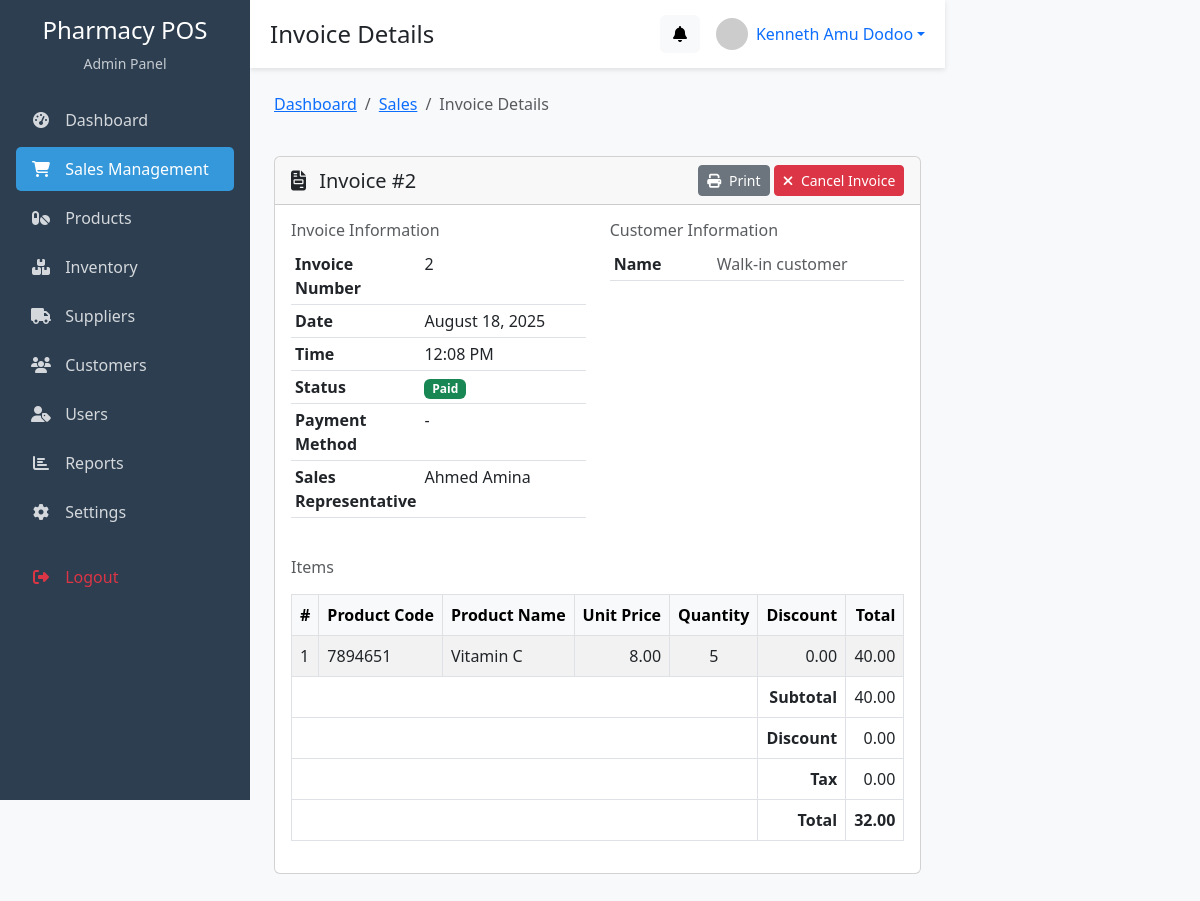
The app's page /admin/sales/invoice_details.php?id=2 (signed in) with its own data.
### tables this page shows
CREATE TABLE `users` (
  `user_id` int(11) NOT NULL,
  `role` enum('sales_rep','manager') DEFAULT NULL,
  `name` varchar(100) NOT NULL,
  `email` varchar(100) DEFAULT NULL,
  `phone` varchar(30) DEFAULT NULL,
  `password` varchar(255) NOT NULL,
  `status` enum('active','inactive') DEFAULT 'active',
  `created_at` timestamp NOT NULL DEFAULT current_timestamp()
);

CREATE TABLE `invoices` (
  `invoice_id` int(11) NOT NULL,
  `customer_id` int(11) DEFAULT NULL,
  `user_id` int(11) NOT NULL,
  `total_amount` decimal(10,2) NOT NULL,
  `payment_status` enum('pending','paid','cancelled') DEFAULT 'pending',
  `created_at` timestamp NOT NULL DEFAULT current_timestamp()
);

CREATE TABLE `invoice_items` (
  `invoice_item_id` int(11) NOT NULL,
  `invoice_id` int(11) NOT NULL,
  `product_id` int(11) NOT NULL,
  `quantity` int(11) NOT NULL,
  `price` decimal(10,2) NOT NULL,
  `subtotal` decimal(10,2) NOT NULL
);

CREATE TABLE `products` (
  `product_id` int(11) NOT NULL,
  `supplier_id` int(11) NOT NULL,
  `name` varchar(150) NOT NULL,
  `category` varchar(100) DEFAULT NULL,
  `batch_no` varchar(50) DEFAULT NULL,
  `expiry_date` date DEFAULT NULL,
  `stock_qty` int(11) DEFAULT 0,
  `reorder_level` int(11) DEFAULT 5,
  `cost_price` decimal(10,2) NOT NULL,
  `selling_price` decimal(10,2) NOT NULL,
  `created_at` timestamp NOT NULL DEFAULT current_timestamp()
);

### admin/sales/invoice_details.php (the view, shortened to what this page needs)
<?php
$page_title = "Invoice Details";
include_once '../includes/head.php';
$invoice_id = $_GET['id'];
$query = "SELECT i.*,
          u.name as sales_rep_name,
          c.name as customer_name, c.phone as customer_phone, c.email as customer_email
          FROM invoices i
          LEFT JOIN users u ON i.user_id = u.user_id
          LEFT JOIN customers c ON i.customer_id = c.customer_id
          WHERE i.invoice_id = ?";
$stmt = $conn->prepare($query);
$stmt->bind_param("i", $invoice_id);
$stmt->execute();
$result = $stmt->get_result();
$invoice = $result->fetch_assoc();
$items_query = "SELECT ii.*, p.name, p.batch_no as code
                FROM invoice_items ii
                JOIN products p ON ii.product_id = p.product_id
                WHERE ii.invoice_id = ?";
$items_stmt = $conn->prepare($items_query);
$items_stmt->bind_param("i", $invoice_id);
$items_stmt->execute();
$items_result = $items_stmt->get_result();
?>
<div class="row mb-4">
    <div class="col-md-12">
        <nav aria-label="breadcrumb">
            <ol class="breadcrumb">
                <li class="breadcrumb-item"><a href="../dashboard.php">Dashboard</a></li>
                <li class="breadcrumb-item"><a href="index.php">Sales</a></li>
                <li class="breadcrumb-item active">Invoice Details</li>
            </ol>
        </nav>
    </div>
</div>
<div class="row mb-4">
    <div class="col-md-12">
        <div class="card">
            <div class="card-header d-flex justify-content-between align-items-center">
                <h5 class="mb-0"><i class="fas fa-file-invoice me-2"></i> Invoice #<?php echo isset($invoice['invoice_id']) ? $invoice['invoice_id'] : '-'; ?></h5>
                <div>
                    <a href="print_invoice.php?id=<?php echo $invoice_id; ?>" target="_blank" class="btn btn-sm btn-secondary">
                        <i class="fas fa-print me-1"></i> Print
                    </a>
                    <?php if (($invoice['payment_status'] ?? '') == 'paid'): ?>
                        <button type="button" class="btn btn-sm btn-danger cancel-invoice" data-id="<?php echo $invoice_id; ?>">
                            <i class="fas fa-times me-1"></i> Cancel Invoice
                        </button>
                    <?php endif; ?>
                </div>
            </div>
            <div class="card-body">
                <div class="row mb-4">
                    <div class="col-md-6">
                        <h6 class="text-muted">Invoice Information</h6>
                        <table class="table table-sm">
                            <tr>
                                <th width="35%">Invoice Number</th>
                                <td><?php echo isset($invoice['invoice_id']) ? $invoice['invoice_id'] : '-'; ?></td>
                            </tr>
                            <tr>
                                <th>Date</th>
                                <td><?php echo isset($invoice['created_at']) ? date('F d, Y', strtotime($invoice['created_at'])) : '-'; ?></td>
                            </tr>
                            <tr>
                                <th>Time</th>
                                <td><?php echo isset($invoice['created_at']) ? date('h:i A', strtotime($invoice['created_at'])) : '-'; ?></td>
                            </tr>
                            <tr>
                                <th>Status</th>
                                <td>
                                    <?php if (($invoice['payment_status'] ?? '') == 'paid'): ?>
                                        <span class="badge bg-success">Paid</span>
                                    <?php elseif (($invoice['payment_status'] ?? '') == 'cancelled'): ?>
                                        <span class="badge bg-danger">Cancelled</span>
                                    <?php else: ?>
                                        <span class="badge bg-warning text-dark">Pending</span>
                                    <?php endif; ?>
                                </td>
                            </tr>
                            <tr>
                                <th>Payment Method</th>
                                <td><?php echo isset($invoice['payment_method']) ? ucfirst($invoice['payment_method']) : '-'; ?></td>
                            </tr>
                            <tr>
                                <th>Sales Representative</th>
                                <td><?php echo htmlspecialchars($invoice['sales_rep_name'] ?? '-'); ?></td>
                            </tr>
                        </table>
                    </div>
                    <div class="col-md-6">
                        <h6 class="text-muted">Customer Information</h6>
                        <table class="table table-sm">
                            <tr>
                                <th width="35%">Name</th>
                                <td>
                                    <?php echo !empty($invoice['customer_name']) ?
                                        htmlspecialchars($invoice['customer_name']) :
                                        '<span class="text-muted">Walk-in customer</span>'; ?>
                                </td>
                            </tr>
                        </table>
                    </div>
                </div>
                <h6 class="text-muted mb-3">Items</h6>
                <div class="table-responsive">
                    <table class="table table-bordered table-striped">
                        <thead class="table-light">
                            <tr>
                                <th>#</th>
                                <th>Product Code</th>
                                <th>Product Name</th>
                                <th class="text-end">Unit Price</th>
                                <th class="text-center">Quantity</th>
                                <th class="text-end">Discount</th>
                                <th class="text-end">Total</th>
                            </tr>
                        </thead>
                        <tbody>
                            <?php
                            $counter = 1;
                            $subtotal = 0;
                            while ($item = $items_result->fetch_assoc()) {
                                $unit_price = $item['price'] ?? 0;
                                $quantity = $item['quantity'] ?? 0;
                                $discount = $item['discount'] ?? 0;
                                $itemTotal = $unit_price * $quantity - $discount;
                                $subtotal += $itemTotal;
                            ?>
                                <tr>
                                    <td><?php echo $counter++; ?></td>
                                    <td><?php echo htmlspecialchars($item['code'] ?? '-'); ?></td>
                                    <td><?php echo htmlspecialchars($item['name'] ?? '-'); ?></td>
                                    <td class="text-end"><?php echo number_format($unit_price, 2); ?></td>
                                    <td class="text-center"><?php echo $quantity; ?></td>
                                    <td class="text-end"><?php echo number_format($discount, 2); ?></td>
                                    <td class="text-end"><?php echo number_format($itemTotal, 2); ?></td>
                                </tr>
                            <?php
                            }
                            ?>
                        </tbody>
                        <tfoot>
                            <tr>
                                <td colspan="5"></td>
                                <th class="text-end">Subtotal</th>
                                <td class="text-end"><?php echo number_format($subtotal, 2); ?></td>
                            </tr>
                            <tr>
                                <td colspan="5"></td>
                                <th class="text-end">Discount</th>
                                <td class="text-end"><?php echo number_format($invoice['discount'] ?? 0, 2); ?></td>
                            </tr>
                            <tr>
                                <td colspan="5"></td>
                                <th class="text-end">Tax</th>
                                <td class="text-end"><?php echo number_format($invoice['tax'] ?? 0, 2); ?></td>
                            </tr>
                            <tr>
                                <td colspan="5"></td>
                                <th class="text-end">Total</th>
                                <td class="text-end"><strong><?php echo number_format($invoice['total_amount'] ?? 0, 2); ?></strong></td>
                            </tr>
                        </tfoot>
                    </table>
                </div>
            </div>
        </div>
    </div>
</div>
<?php
include_once '../includes/footer.php';
?>

### admin/includes/head.php (shortened to what this page needs)
<?php
include_once __DIR__ . '/../../config/database.php';
$user_id = $_SESSION['admin_id'];
$query = "SELECT * FROM users WHERE user_id = ?";
$stmt = $conn->prepare($query);
$stmt->bind_param("i", $user_id);
$stmt->execute();
$result = $stmt->get_result();
$user = $result->fetch_assoc();
?>
<!DOCTYPE html>
<html lang="en">
<head>
    <link href="https://cdn.jsdelivr.net/npm/bootstrap@5.3.0/dist/css/bootstrap.min.css" rel="stylesheet">
    <link rel="stylesheet" href="https://cdnjs.cloudflare.com/ajax/libs/font-awesome/6.4.0/css/all.min.css">
    <link rel="stylesheet" href="https://cdn.datatables.net/1.13.5/css/dataTables.bootstrap5.min.css">
</head>
<body>
    <div class="d-flex">
        <?php include_once __DIR__ . '/sidebar.php'; ?>
        <div class="content-wrapper">
            <div class="top-bar d-flex justify-content-between align-items-center mb-4">
                <div>
                    <h4 class="mb-0"><?php echo isset($page_title) ? $page_title : 'Admin Dashboard'; ?></h4>
                </div>
                <div class="d-flex align-items-center">
                    <div class="dropdown me-3">
                        <a class="btn btn-light position-relative" href="#" role="button" id="alertsDropdown" data-bs-toggle="dropdown" aria-expanded="false">
                            <i class="fas fa-bell"></i>
                        </a>
                    </div>
                    <div class="dropdown">
                        <a href="#" class="d-flex align-items-center text-decoration-none dropdown-toggle" id="userMenu" data-bs-toggle="dropdown" aria-expanded="false">
                            <img src="https://ui-avatars.com/api/?name=<?php echo urlencode($user['name']); ?>&background=random" alt="Profile" width="32" height="32" class="rounded-circle me-2">
                            <span><?php echo htmlspecialchars($user['name']); ?></span>
                        </a>
                    </div>
                </div>
            </div>
            <div class="container-fluid px-4">

### admin/includes/head.php (style rules this page uses)
:root { --primary: #2c3e50; --secondary: #3498db; --light: #ecf0f1; --dark: #34495e; --accent: #e74c3c; }
body { background-color: #f8f9fa; font-family: 'Segoe UI', Tahoma, Geneva, Verdana, sans-serif; }
.content-wrapper { margin-left: 250px; transition: margin-left 0.3s; min-height: 100vh; padding-bottom: 60px; }
.top-bar { background-color: white; padding: 15px 20px; box-shadow: 0 2px 5px rgba(0, 0, 0, 0.1); position: sticky; top: 0; z-index: 99; }

### records on screen
users: name "Kenneth Amu Dodoo"
invoices: invoice_id "2", created_at "August 18, 2025", created_at "12:08 PM", user.name "Ahmed Amina", total_amount "32.00"
invoice_items: product.batch_no "7894651", product.name "Vitamin C", price "8.00", quantity "5", discount "0.00", itemTotal "40.00"

### other values on screen
$page_title "Invoice Details"
$subtotal "40.00"
$invoice['discount'] "0.00"
$invoice['tax'] "0.00"
